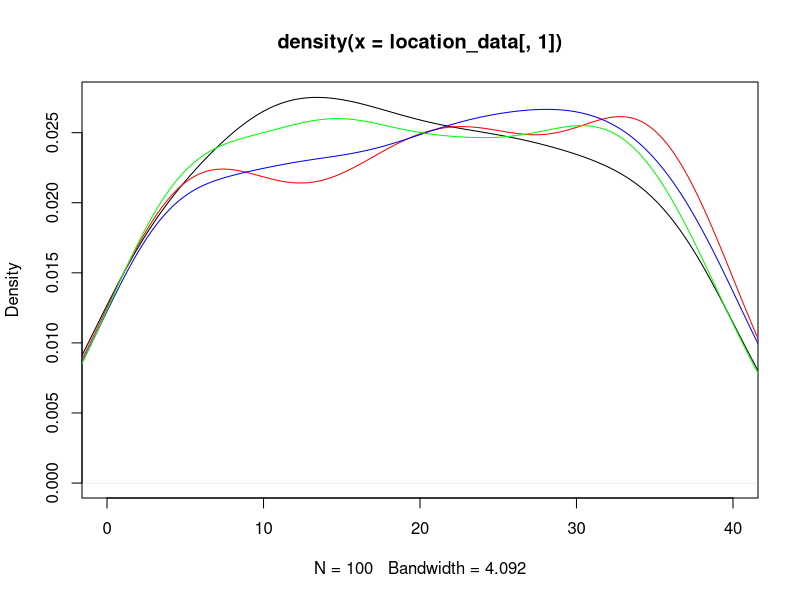
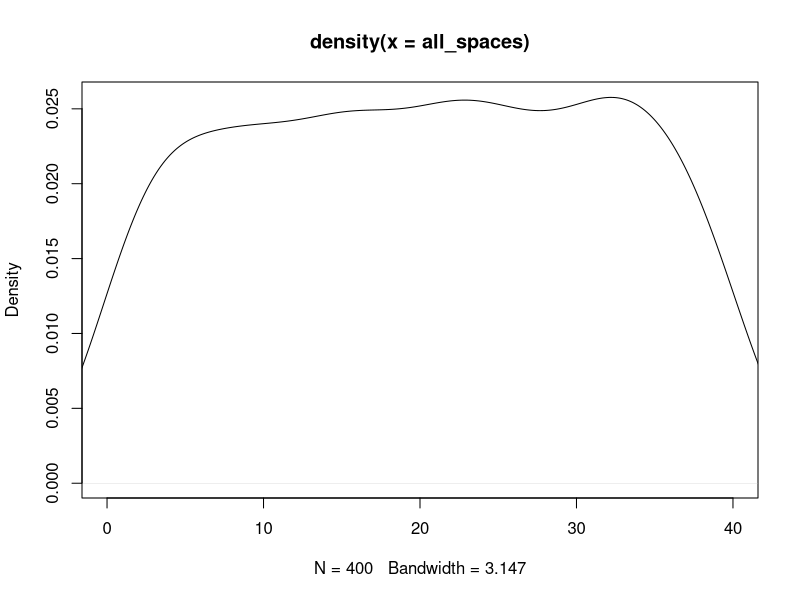
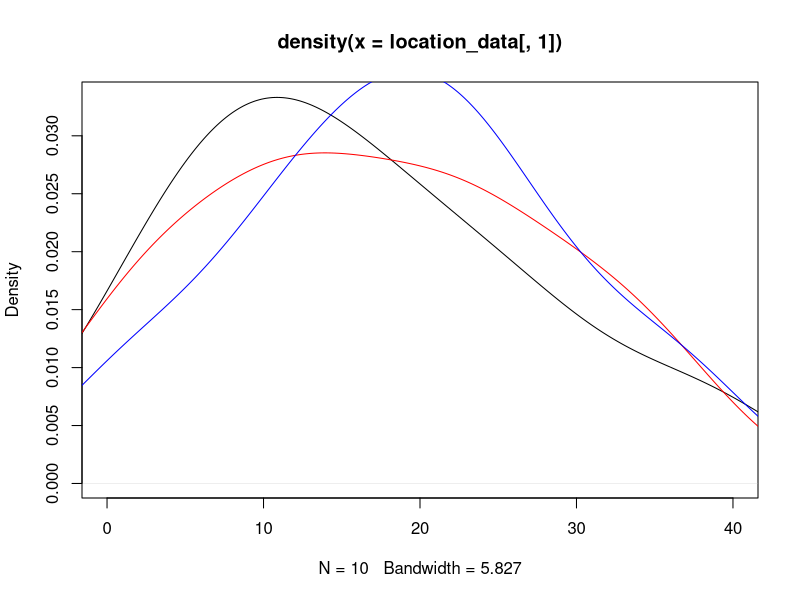
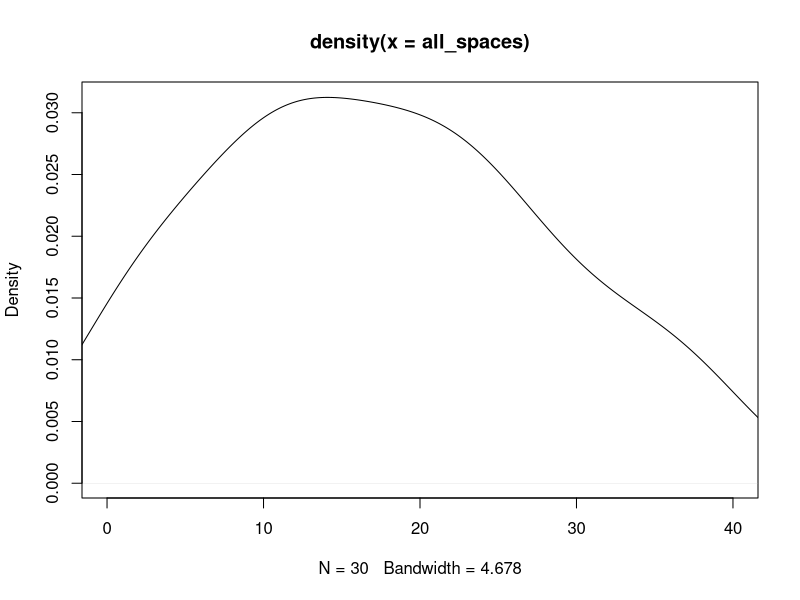

These figures' R source, in order: (Note: this script raises an error after producing the figures.)
## ---- chunk 1
knitr::opts_chunk$set(echo = TRUE)
## ---- chunk 2
#libraries
library(dplyr)
library(ggplot2)
## ---- chunk 3
#Kayleigh
##LET'S GET MOVING

monopolyBoard <- read.csv("MonopolyBoard.csv", header = T)
monopolyBoard

# Using dice rolls to determine where a player will land on the board
#input: "location"; a number 1-40; where the player is on the board
#output: the amount of spaces the player will move until they are on their new location

#note that this is only accounting for standard dice rolls, no special rules yet...

lets_move = function(location) {
  dice_roll_1 <- sample(1:6, 1, replace = TRUE)
  dice_roll_2 <- sample(1:6, 1, replace = TRUE)
  
  roll_total <- sum(dice_roll_1, dice_roll_2)
  roll_double <- dice_roll_1 == dice_roll_2
  
    location = location + roll_total
    
  if (location <= 40) {
    location = location
  } else {
    location = location - 40
  }
  
  space = monopolyBoard$name[monopolyBoard$spaces == location]
  
  print("You're moving forward...")
  print(roll_total)
  
  print("You're on space...")
  print(location)
  
  #print(space) #This prints out the name of the space that they land on. 
}

#testers
lets_move(1)
lets_move(25)
lets_move(38)
lets_move(40)



#A function to move players around the board and to play Monopoly!
#input: "turns"; the amount of turns we should take
#output: a player's new location on the board

lets_play = function(turns) {
  location = 1
  print("Starting Location: GO!")
  for (i in 1:turns) {
    location = lets_move(location)
  }
  print("You've landed on...")
  return(location)
}



lets_play(10) #tester #in this example if you look at a reference monopoly board and "walk" your way around the board with each move being the number in each output, you'll land on the space on the board corresponding to the final output (when counting "GO" as 1 and/or 40) 

#testers 
#"lets_move" and "lets_play" have both been edited to print out phrases for each roll and move to make it easier to determine how the player is moving. 
#"You're moving forward..." gives the player's roll
#"You're on space..." is the players position after 1 turn/"lets_move"
  # Later try to switch this print statement to the name of the spot that the player is on 
#"You've landed on..." gives the final location after running "lets_play" for "x" turns.
  # Later try to switch this print statement to the name of the spot that the player is on 

lets_play(3)
lets_play(10)

## ---- chunk 4
##DOUBLE DOWN

##WORK IN PROGRESS

#A function using dice rolls to determine how many spaces a player will move with the additional rules for "doubles" in Monopoly
#input: "location"; a number 1-40 where the player is on the board
#outut: the number of spaces the player will move on the board, with the special case of rolling three "doubles" and landing in jail
double_down = function(location) {
  dice_roll_1 <- sample(1:6, 1, replace = TRUE)
  dice_roll_2 <- sample(1:6, 1, replace = TRUE)
  
  roll_total <- sum(dice_roll_1, dice_roll_2)
  roll_double <- dice_roll_1 == dice_roll_2
  
  print("roll was")
  print(roll_total)
    
  if (roll_double) {
    
    dice_roll_3 <- sample(1:6, 1, replace = TRUE)
    dice_roll_4 <- sample(1:6, 1, replace = TRUE)
    
    roll_total_2 <- sum(dice_roll_3, dice_roll_4)
    roll_double_2 <- dice_roll_3 == dice_roll_4
    
    print("roll double was")
    print(roll_total_2)

    
    if (roll_double_2) {
      dice_roll_5 <- sample(1:6, 1, replace = TRUE)
      dice_roll_6 <- sample(1:6, 1, replace = TRUE)
      
      roll_total_3 <- sum(dice_roll_5, dice_roll_6)
      roll_double_3 <- dice_roll_5 == dice_roll_6
      
      print("roll double was")
      print(roll_total_3)
      
      if (roll_double_3) {
        location = 11 #Jail
        print("doubles, doubles, doubles")
        print("You're going to JAIL!")
        
      } else {
        location = location + roll_total + roll_total_2 + roll_total_3
        print("doubles, doubles, not doubles")
        print("You're moving forward...")
        print(roll_total + roll_total_2 + roll_total_3)
      }
    } else {
      location = location + roll_total + roll_total_2
      print("doubles, not doubles")
      print("You're moving forward...")
      print(roll_total+roll_total_2)
    }
  } else {
    location = location + roll_total
    print("no doubles")
    print("You're moving forward...")
    print(roll_total)
  }

    
  if (location <= 40) {
    location = location
  } else {
    location = location - 40
  }

  
  print("You're on space...")
  print(location)
}

double_down(1)
#text out in the function is kinda funky right but it's just to make sure its working right
#In final version switch all dice rolls to sample(1:6,...)

## ---- chunk 5
##CHANCE AND COMMUNITY CHEST CARDS
Card_Numbers <- c(1, 2, 3, 4, 5, 6, 7, 8, 9, 10, 11, 12, 13, 14, 15, 16)

Chance_Cards <- c("Advance to Boardwalk", "Advance to Go (Collect $200)", "Advance to Illinois Avenue. If you pass Go, collect $200", "Advance to St. Charles Place. If you pass Go, collect $200", "Advance to the nearest Railroad. If unowned, you may buy it from the Bank. If owned, pay owner twice the rental to which they are otherwise entitled", "Advance to the nearest Railroad. If unowned, you may buy it from the Bank. If owned, pay owner twice the rental to which they are otherwise entitled", "Advance token to nearest Utility. If unowned, you may buy it from the Bank. If owned, throw dice and pay owner a total ten times amount thrown", "Bank pays you dividend of $50", "Get Out of Jail Free", "Go Back 3 Spaces", "Go to Jail. Go directly to Jail, do not pass Go, do not collect $200", "Make general repairs on all your property. For each house pay $25. For each hotel pay $100", "Speeding fine $15", "Take a trip to Reading Railroad. If you pass Go, collect $200", "You have been elected Chairman of the Board. Pay each player $50", "Your building loan matures. Collect $150")

Chance <- data.frame(Chance_Cards, Card_Numbers)
Chance
##Chance cards to move a player to a new space:
  #1 -> Advance to Boardwalk (space 40)
  #2 -> Advance to Go (space 1)
  #3 -> Advance to Illinois Avenue (space 25)
  #4 -> Advance to St. Charles Place (space 12)
  #5 -> Advance to nearest Railroad (space(s) 6, 16, 26, 36)
  #6 -> Advance to nearest Railraod (space(s) 6, 16, 26, 36)
  #7 -> Advance to nearest Utility (space(s) 13, 29)
  #11 -> Go to Jail (space 11)
  #14 -> Take a trip to Reading Railroad (space 6)

Community_Chest_Cards <- c("Advance to Go (Collect $200)", "Bank error in your favor. Collect $200", "Doctor’s fee. Pay $50", "From sale of stock you get $50", "Get Out of Jail Free", "Go to Jail. Go directly to jail, do not pass Go, do not collect $200", "Holiday fund matures. Receive $100", "Income tax refund. Collect $20", "It is your birthday. Collect $10 from every player", "Life insurance matures. Collect $100", "Pay hospital fees of $100", "Pay school fees of $50", "Receive $25 consultancy fee", "You are assessed for street repair. $40 per house. $115 per hotel", "You have won second prize in a beauty contest. Collect $10", "You inherit $100")

Community_Chest <- data.frame(Community_Chest_Cards, Card_Numbers)
Community_Chest

##Community Chest Cards that move a player to a new space:
  #1 -> Advance to GO (space 1)
  #5 -> Go to Jail (space 11)

## ---- chunk 6
# heidi

#the function "who_goes_first" simulates the initial roll before the game begins in order to determine which player goes first
# input is a number of how many players are going to be playing
# output is the value of each players roll and the player that will start the game based on who had the highest roll
who_goes_first <- function(num_players){
  initial_rolls <- c()
  for (i in 1:num_players) {
    player_i_roll <- sum(sample(1:6, 2, replace=TRUE))
    initial_rolls <- c(initial_rolls, player_i_roll) # vector of every player's roll
    print(paste("Player", i, "rolled", player_i_roll))
  }
  cat("\n")
  if(sum(initial_rolls == max(initial_rolls)) >= 2){
    while (sum(initial_rolls == max(initial_rolls)) >= 2) { # if players tied for highest number
      tied_players <- which(initial_rolls==max(initial_rolls)) # identify which players tied
      print("It's a tie! Roll again")
      cat("\n")
      tie_breaker_rolls <- c()
      for (i in tied_players) { # tied players roll again
       player_i_roll2 <- sum(sample(1:6, 2, replace=TRUE))
       tie_breaker_rolls <- c(tie_breaker_rolls, player_i_roll2)
       print(paste("Player", i, "rolled", player_i_roll2))
      }
      initial_rolls <- tie_breaker_rolls
      highest_roll <- max(tie_breaker_rolls)
      highest_player2 <- tied_players[which(tie_breaker_rolls == highest_roll)]
    }
    cat("\n")
    print(paste("Player", highest_player2, "goes first!"))
  }
  else {
    highest_player <- which.max(initial_rolls) # who rolled the highest number
    print(paste("Player", highest_player, "goes first!"))
  }
}

who_goes_first(4) # test function

## ---- chunk 7
# Olivia
# Website for data: https://stat-jet-asu.github.io/Datasets/InstructorDescriptions/monopoly.html

monopolyBoard <- read.csv("MonopolyBoard.csv", header = T)
head(monopolyBoard)

# This section is for question number 2

# Kayleigh's lets_play function from above incorporating players and density plots
# uses lets_move function from above
# input: turns, # of turns to iterate through; players, number of players (2-4)
# output: density plot with a line for each player's frequency of spaces landed on 
# & density plot for the combined frequency of spaces landed on for all players

lets_play = function(turns, players) {
  location_data <- as.data.frame(matrix(nrow = turns, ncol = players))
  
for (j in 1:players) {
  location = 1
  
  for (i in 1:turns) {
    
    location = lets_move(location)
    location_data[i,j] <- location
    }
  }
  
  # creates density plot of frequency of landing on each space for each player
  plot(density(location_data[,1]), xlim = c(0,40), col = "black")
  
  colors <- c("red", "blue", "green")
  
  for (k in 2:players) {
  lines(density(location_data[,k]), col = colors[k-1]) # adds a density line for each player after the first
  }
  
  # creates density plot for total frequency landing on each space (all players spaces included)
  all_spaces <- as.vector(as.matrix(location_data))
  plot(density(all_spaces), xlim = c(0,40), col = "black")
}
lets_play(100, 4)

## ---- chunk 8
who_goes_first2 <- function(num_players){
  initial_rolls <- c()
  for (i in 1:num_players) {
    player_i_roll <- sum(sample(1:6, 2, replace=TRUE))
    initial_rolls <- c(initial_rolls, player_i_roll) # vector of every player's roll
#    print(paste("Player", i, "rolled", player_i_roll))
  }
  cat("\n")
  if(sum(initial_rolls == max(initial_rolls)) >= 2){
    while (sum(initial_rolls == max(initial_rolls)) >= 2) { # if players tied for highest number
      tied_players <- which(initial_rolls==max(initial_rolls)) # identify which players tied
#      print("It's a tie! Roll again")
#      cat("\n")
      tie_breaker_rolls <- c()
      for (i in tied_players) { # tied players roll again
       player_i_roll2 <- sum(sample(1:6, 2, replace=TRUE))
       tie_breaker_rolls <- c(tie_breaker_rolls, player_i_roll2)
#       print(paste("Player", i, "rolled", player_i_roll2))
      }
      initial_rolls <- tie_breaker_rolls
      highest_roll <- max(tie_breaker_rolls)
      highest_player2 <- tied_players[which(tie_breaker_rolls == highest_roll)]
    }
#    cat("\n")
#    print(paste("Player", highest_player2, "goes first!"))
  }
  else {
    highest_player <- which.max(initial_rolls) # who rolled the highest number
#    print(paste("Player", highest_player, "goes first!"))
#    return(highest_player)
  
    
  # creating player order
  player_order <- length(num_players)
  player_order[1] <- as.integer(highest_player)

 for (j in 2:num_players) {
    
  player_order[j] <- as.integer(player_order[j-1] + 1)
  if (player_order[j] > num_players) {
    player_order[j] <- 1
  }
 }
  print(player_order)
  }
  
  playerlist <- (list(highest_player, player_order))
  return(playerlist)
}

#who_goes_first2(4)

## ---- chunk 9
# Question number 3 -- including jail and double rolls

lets_move2 = function(location) {
  dice_roll_1 <- sample(1:6, 1, replace = TRUE)
  dice_roll_2 <- sample(1:6, 1, replace = TRUE)
  
  roll_total <- sum(dice_roll_1, dice_roll_2)
  roll_double <- dice_roll_1 == dice_roll_2
  
    location = location + roll_total # updates location to be previous location + roll total
    double3 = "false" # double3 is assigned "true" if the player double rolls 3x (as seen in if statement below), otherwise it is assigned "false" 
    
  # first double roll -> roll again
  if (roll_double == TRUE) {
    dice_roll_3 <- sample(1:6, 1, replace = TRUE)
    dice_roll_4 <- sample(1:6, 1, replace = TRUE)
    
    roll_total2 <- sum(dice_roll_3, dice_roll_4)
    roll_double2 <- dice_roll_3 == dice_roll_4
    
    location = location + roll_total2
    double3 = "false"
    
    # if player is at a location past 40, subtract 40 so they go back to the GO space at location "41"
    # this is included in each if statement below so that it applies if player has to roll again
    if (location <= 40) {
      location = location
    } else {
      location = location - 40
    }
     
      # second double roll -> roll again
      if (roll_double2 == TRUE) {
        dice_roll_5 <- sample(1:6, 1, replace = TRUE)
        dice_roll_6 <- sample(1:6, 1, replace = TRUE)
    
        roll_total3 <- sum(dice_roll_5, dice_roll_6)
        roll_double3 <- dice_roll_5 == dice_roll_6
    
        location = location + roll_total3
        double3 = "false"
        
        if (location <= 40) {
          location = location
        } else {
          location = location - 40
        }
        
        # third double roll -> go to jail
          if (roll_double3 == TRUE) {
            location = monopolyBoard$spaces[monopolyBoard$name == "Jail"]
            double3 = "true"
          }
      }
  }  
    
  if (location <= 40) {
    location = location
  } else {
    location = location - 40
  }
  
  listdata <- (list(location, double3)) # creates list for outputs "location" and "double3"
  # if you need to access location from this function, use lets_move2(location)[[1]]
  # if you need to access double3, use lets_move2(double3)[[2]]
  return(listdata)
  
}


# lets_play2 is currently set up to have each player go thru all their turns and then move onto the next player
# probably need to fix this for question 5

## ---- chunk 10

lets_play2 = function(turns, players) {
  
  
  location_data <- as.data.frame(matrix(nrow = turns, ncol = players)) # dataframe will keep data for locations of players for each turn
  double3data <- as.data.frame(matrix(nrow = turns, ncol = players)) # dataframe will say "true" if player double rolled 3x (which lands them in jail) and "false" if they didn't double roll 3x
  
    # puts players in order
    colnames(location_data) <- who_goes_first2(players)[[2]]
  
    location = 1 # each player starts at location 1
    location_data[1,] <- location
    double3 = 0 # initializing "double3" which will be later assigned a "true" or "false" based on if player double rolled 3x
  
    for (i in 2:turns) { # iterates through number of turns
      
        for (j in 1:players) { # rotates through each player
          
        location = lets_move2(location_data[i-1,j])[[1]] # takes location from lets_move2 function and assigns it to location
        location_data[i,j] <- as.integer(location) # puts location value into the dataframe of locations for each player
        double3data[i,j] <- lets_move2(double3)[[2]] # takes "true" or "false" value from double3 and adds it to double3data dataframe
        
      # deals with landing in jail from "go to jail" space and staying there for next 3 turns
      if (31 %in% location_data[i-1,j]) { # if you landed on 31 in the last turn (i-1 turn), you go to jail (space 11) for the ith turn
        location <- 11
        location_data[i,j] <- as.integer(location) # new location is 11
      } else if (11 %in% location_data[i-1,j] & 31 %in% location_data[i-2,j]) { # if you were on space 11 last turn AND you were on space 31 2 turns ago, you stay in jail (space 11) for turn i
        location <- 11
        location_data[i,j] <- as.integer(location)  
      } else if (11 %in% location_data[i-2,j] & 31 %in% location_data[i-3,j]) {
        location <- 11
        location_data[i,j] <- as.integer(location)
      }
        
      # landing in jail from 3x double roll and staying there for next 3 turns
      if (11 %in% location_data[i,j] & "true" %in% double3data[i-1,j]) { # if player's location is 11 (jail) and double3data is"true" (player double rolled 3x), player stays in jail. all 3 if/else if statements keep player in jail for the next 3 turns
        location <- 11
        location_data[i,j] <- as.integer(location)
      } else if (11 %in% location_data[i-1,j] & "true" %in% double3data[i-2,j]) { # 
        location <- 11
        location_data[i,j] <- as.integer(location)
      } else if (11 %in% location_data[i-2,j] & "true" %in% double3data[i-3,j]) {
        location <- 11
        location_data[i,j] <- as.integer(location)
      }
        
    }
  }
  print(location_data)
  
  # creates density plot of frequency of landing on each space for each player
  plot(density(location_data[,1]), xlim = c(0,40), col = "black")
  
  colors <- c("red", "blue", "green")
  
  for (k in 2:players) {
    lines(density(location_data[,k]), col = colors[k-1]) # adds a density line for each player after the first
  }
  
  # creates density plot for total frequency landing on each space (all players spaces included)
  all_spaces <- as.vector(as.matrix(location_data))
  plot(density(all_spaces), xlim = c(0,40), col = "black")
  
}
 
lets_play2(10, 3)

location_data

# how should we go about recording spaces landed on when double rolls occur?

## ---- chunk 11
# olivia (ignore this its a work in progress)
# Figure out how to have players pay and recieve money from landing on chance and community chest spaces

     if(draw_card == 5){
        if(location >= 37 && location <= 5){
              location = 6
              
              
            } else if (location >= 6 && location <= 15){
                location = 16
              } else {
                if(location >= 16 && location <= 25){
                  location = 26
                } else {
                  location = 36
                }
              }
            }
  
    if(draw_card == 6){
        if(location >= 37 && location <= 5){
              location = 6
            } else {
              if (location >= 6 && location <= 15){
                location = 16
              } else {
                if(location >= 16 && location <= 25){
                  location = 26
                } else {
                  location = 36
                }
              }
            }
    }

#################



##########

# replaces NAs in rent_0 column with 0s
monopolyBoard$rent_0[is.na(monopolyBoard$rent_0) == TRUE] <- as.integer(0)

lets_play_idk = function(turns, players) {
  
  location_data <- as.data.frame(matrix(nrow = turns, ncol = players))
  double3data <- as.data.frame(matrix(nrow = turns, ncol = players))
  player_bank_data <- data.frame(matrix(nrow = 2, ncol = players))
  
    colnames(location_data) <- who_goes_first2(players)[[2]]
  
    location = 1
    location_data[1,] <- location
    double3 = 0
  
    for (i in 2:turns) {
      
        for (j in 1:players) {
          
        location = lets_move3(location_data[i-1,j])[[1]]
        location_data[i,j] <- as.integer(location)
        double3data[i,j] <- lets_move3(double3)[[2]]
        
      # deals with landing in jail from "go to jail" space and staying there for next 3 turns
      if (31 %in% location_data[i-1,j]) { # if you land on 31 (go to jail), next location is in jail (space 11)
        location <- 11
        location_data[i,j] <- as.integer(location)
      } else if (11 %in% location_data[i-1,j] & 31 %in% location_data[i-2,j]) {
        location <- 11
        location_data[i,j] <- as.integer(location)
      } else if (11 %in% location_data[i-2,j] & 31 %in% location_data[i-3,j]) {
        location <- 11
        location_data[i,j] <- as.integer(location)
      }
        
      # landing in jail from 3x double roll and staying there for next 3 turns
      if (11 %in% location_data[i,j] & "true" %in% double3data[i-1,j]) { # "true" means player double rolled 3x -> jail
        location <- 11
        location_data[i,j] <- as.integer(location)
      } else if (11 %in% location_data[i-1,j] & "true" %in% double3data[i-2,j]) { # 
        location <- 11
        location_data[i,j] <- as.integer(location)
      } else if (11 %in% location_data[i-2,j] & "true" %in% double3data[i-3,j]) {
        location <- 11
        location_data[i,j] <- as.integer(location)
      }

        
      # updating banks when players land on each others properties
      if(location == 2 || location == 4 || location == 6 || location == 7 || location == 9 || location == 10 || location == 12 || location == 13 || location == 14 || location == 15 || location == 16 || location == 17 || location == 19 || location == 20 || location == 22 || location == 24 || location == 25 || location == 26 || location == 27 || location == 28 || location == 29 || location == 30 || location == 32 || location == 33 || location == 35 || location == 36 || location == 38 || location == 40) {
            
      location = location
      spot <- which(Property_Statuses$Space == location)
      cost <- which(monopolyBoard$spaces == location)
      owned_by_player <- Property_Statuses$Owned_By_Player[spot]
        
      The_Players$Player_Bank[owned_by_player] <- The_Players$Player_Bank[owned_by_player] + monopolyBoard$rent_0[cost]
      The_Players$Player_Bank[j] <- The_Players$Player_Bank[j] - monopolyBoard$rent_0[cost]
          }
    }
  }
  print(location_data)
  print(double3data)
  print(The_Players)
  
  # creates density plot of frequency of landing on each space for each player
  plot(density(location_data[,1]), xlim = c(0,40), col = "black")
  
  plot(location_data[,1], xlim= c(0,40), col="black", type="h", xlab="Spaces", ylab="Frequency", main="Frequency of Landing on Each Space for Each Player")
  
  colors <- c("red", "blue", "green")
  
  for (k in 2:players) {
    lines(density(location_data[,k]), col = colors[k-1]) # adds a density line for each player after the first
  }
  
  # creates density plot for total frequency landing on each space (all players spaces included)
  all_spaces <- as.vector(as.matrix(location_data))
  plot(density(all_spaces), xlim = c(0,40), col = "black")
 
}

lets_play_idk(10, 4)

## ---- chunk 12
#4 - Kayleigh and Maddie 
#Chance - spaces 8, 23, 37
#Community Chest - spaces 3, 18, 34
Chance

Drawing_Chance = function(location) {
  location = location
  draw_card <- sample(1:16, 1, replace = TRUE)
  player_card <- Chance$Chance_Cards[draw_card]
  print(player_card)

  
      if(draw_card == 1) {
        location = 1
      }
      
      if(draw_card == 2) {
        location = 1
      }
      
      if(draw_card == 3) {
        location = 25
      }
  
      if(draw_card == 4){
        location = 12
      }
  
      if(draw_card == 5){
        if(location >= 37 && location <= 5){
              location = 6
            } else {
              if (location >= 6 && location <= 15){
                location = 16
              } else {
                if(location >= 16 && location <= 25){
                  location = 26
                } else {
                  location = 36
                }
              }
            }
    }
  
    if(draw_card == 6){
        if(location >= 37 && location <= 5){
              location = 6
            } else {
              if (location >= 6 && location <= 15){
                location = 16
              } else {
                if(location >= 16 && location <= 25){
                  location = 26
                } else {
                  location = 36
                }
              }
            }
    }
  
    if(draw_card == 7){
        if(location >= 29 && location <= 12){
              location = 13
            } else {
              location = 29
    }
  }
  
    if(draw_card == 11) {
      location = 11
    }
  
    if(draw_card == 14) {
      location = 6
    }
  
    if(draw_card == 10) {
      location = location - 3
    }
  
    location = location
    return(location)
}

Drawing_Chance(8)
Drawing_Chance(23)
Drawing_Chance(37)

Drawing_Community_Chest = function(location) {
  location = location
  draw_card_chest <- sample(1:16, 1, replace = TRUE)
  player_card_chest <- Community_Chest$Community_Chest_Cards[draw_card_chest]
  print(player_card_chest)
  print(location)
  
  if (draw_card_chest == 1) {
    location = 1
  } else {
    if (draw_card_chest == 6) {
    location = 11
    } else {
      location = location
    }
  
  }
  
  location = location 
  return(location)
}

Drawing_Community_Chest(3)
Drawing_Community_Chest(18)
Drawing_Community_Chest(34)

lets_move3 = function(location) {
  dice_roll_1 <- sample(1:6, 1, replace = TRUE)
  dice_roll_2 <- sample(1:6, 1, replace = TRUE)
  
  roll_total <- sum(dice_roll_1, dice_roll_2)
  roll_double <- dice_roll_1 == dice_roll_2
  
    location = location + roll_total
    double3 = "false"
  
  print("your roll total is...")
  print(roll_total)

  if (location <= 40) {
      location = location
  } else {
      location = location - 40
  }
   
  print("your location is...")
  print(location)
  
  if(location == 8 || location == 23 || location == 27) {
    location = Drawing_Chance(location)
    print("your location is...")
    print(location)
  }
  
  if(location == 3 || location == 18 || location == 34) {
    location = Drawing_Community_Chest(location)
    print("your location is...")
    print(location)
  }
    
  # first double roll -> roll again
  if (roll_double == TRUE) {
    dice_roll_3 <- sample(1:6, 1, replace = TRUE)
    dice_roll_4 <- sample(1:6, 1, replace = TRUE)
    
    roll_total2 <- sum(dice_roll_3, dice_roll_4)
    roll_double2 <- dice_roll_3 == dice_roll_4
    
    location = location + roll_total2
    double3 = "false"
    print("1 double")
    
    if (location <= 40) {
      location = location
    } else {
      location = location - 40
    }
    
    
    if(location == 8 || location == 23 || location == 27) {
    location = Drawing_Chance(location)
    }
  
  if(location == 3 || location == 18 || location == 34) {
    location = Drawing_Community_Chest(location)
    }
     
      # second double roll -> roll again
      if (roll_double2 == TRUE) {
        dice_roll_5 <- sample(1:6, 1, replace = TRUE)
        dice_roll_6 <- sample(1:6, 1, replace = TRUE)
    
        roll_total3 <- sum(dice_roll_5, dice_roll_6)
        roll_double3 <- dice_roll_5 == dice_roll_6
    
        location = location + roll_total3
        double3 = "false"
        print("2 doubles")
        
        if (location <= 40) {
          location = location
        } else {
          location = location - 40
        }
        
        if(location == 8 || location == 23 || location == 27) {
          location = Drawing_Chance(location)
        }
  
        if(location == 3 || location == 18 || location == 34) {
          location = Drawing_Community_Chest(location)
         
        }
        
        # third double roll -> go to jail
          if (roll_double3 == TRUE) {
            location = monopolyBoard$spaces[monopolyBoard$name == "Jail"]
            double3 = "true"
            print("three doubles")
          }
      }
  }  
   
  location = location 
  
  print("your location is...")
  print(location)
  listdata <- (list(location, double3))
  return(listdata)
  
}

lets_move3(1)


lets_play3 = function(turns, players) {
  
  location_data <- as.data.frame(matrix(nrow = turns, ncol = players))
  double3data <- as.data.frame(matrix(nrow = turns, ncol = players))
  
    colnames(location_data) <- who_goes_first2(players)[[2]]
  
    location = 1
    location_data[1,] <- location
    double3 = 0
  
    for (i in 2:turns) {
      
        for (j in 1:players) {
          
        location = lets_move3(location_data[i-1,j])[[1]]
        location_data[i,j] <- as.integer(location)
        double3data[i,j] <- lets_move3(double3)[[2]]
        
      # deals with landing in jail from "go to jail" space and staying there for next 3 turns
      if (31 %in% location_data[i-1,j]) { # if you land on 31 (go to jail), next location is in jail (space 11)
        location <- 11
        location_data[i,j] <- as.integer(location)
      } else if (11 %in% location_data[i-1,j] & 31 %in% location_data[i-2,j]) {
        location <- 11
        location_data[i,j] <- as.integer(location)
      } else if (11 %in% location_data[i-2,j] & 31 %in% location_data[i-3,j]) {
        location <- 11
        location_data[i,j] <- as.integer(location)
      }
        
      # landing in jail from 3x double roll and staying there for next 3 turns
      if (11 %in% location_data[i,j] & "true" %in% double3data[i-1,j]) { # "true" means player double rolled 3x -> jail
        location <- 11
        location_data[i,j] <- as.integer(location)
      } else if (11 %in% location_data[i-1,j] & "true" %in% double3data[i-2,j]) { # 
        location <- 11
        location_data[i,j] <- as.integer(location)
      } else if (11 %in% location_data[i-2,j] & "true" %in% double3data[i-3,j]) {
        location <- 11
        location_data[i,j] <- as.integer(location)
      }
        
    }
  }
  print(location_data)
  print(double3data)


  
  # creates density plot of frequency of landing on each space for each player
  plot(density(location_data[,1]), xlim = c(0,40), col = "black")
  
  plot(location_data[,1], xlim= c(0,40), col="black", type="h", xlab="Spaces", ylab="Frequency", main="Frequency of Landing on Each Space for Each Player")
  
  colors <- c("red", "blue", "green")
  
  for (k in 2:players) {
    lines(density(location_data[,k]), col = colors[k-1]) # adds a density line for each player after the first
  }
  
  # creates density plot for total frequency landing on each space (all players spaces included)
  all_spaces <- as.vector(as.matrix(location_data))
  plot(density(all_spaces), xlim = c(0,40), col = "black")
  
}


lets_play3(100, 4)

## ---- chunk 13

#use lets_move2 for freq plot

 
## ---- chunk 14
#hello
dice_roll <- sum(sample(1:6, 2, replace = TRUE))
dice_roll

Drawing_Chance = function(location) {
  location = location
  draw_card <- sample(1:16, 1, replace = TRUE)
  player_card <- Chance$Chance_Cards[draw_card]
  print(player_card)

  
      if(draw_card == 1) {
        location = 1
      }
      
      if(draw_card == 2) {
        location = 1
        Player_Bank = Player_Bank + 200
      }
      
      if(draw_card == 3) {
        if(location > 25){
          Player_Bank = Player_Bank + 200
        }else{
          Player_Bank = Player_Bank
    }
        location = 25
      }
  
      if(draw_card == 4){
        if(location > 13 ){
          Player_Bank = Player_Bank + 200
        }else{
          Player_Bank = Player_Bank
    }
        location = 12
      }
  
      if(draw_card == 5){
        if(location >= 37 && location <= 5){
              location = 6
            } else {
              if (location >= 6 && location <= 15){
                location = 16
              } else {
                if(location >= 16 && location <= 25){
                  location = 26
                } else {
                  location = 36
                }
              }
            }
    }
  
    if(draw_card == 6){
        if(location >= 37 && location <= 5){
              location = 6
            } else {
              if (location >= 6 && location <= 15){
                location = 16
              } else {
                if(location >= 16 && location <= 25){
                  location = 26
                } else {
                  location = 36
                }
              }
            }
    }
  
    if(draw_card == 7){
        if(location >= 29 && location <= 12){
              location = 13
            } else {
              location = 29
    }
    }
  
    if(draw_card == 8){
      Player_Bank = Player_Bank + 50
    }
  
    if(draw_card == 10) {
      location = location - 3
    }
  
    if(draw_card == 11) {
      location = 11
    }
  
    if(draw_card == 13){
      Player_Bank = Player_Bank - 15
    }
  
    if(draw_card == 14) {
      if(location > 6){
        Player_Bank = Player_Bank + 200
      }else{
        Player_Bank = Player_Bank
    }
      location = 6
    }
  
    if(draw_card == 16){
      Player_Bank = Player_Bank + 150
    }
  
   
    location = location
    return(location)
}

Drawing_Community_Chest = function(location) {
  location = location
  draw_card_chest <- sample(1:16, 1, replace = TRUE)
  player_card_chest <- Community_Chest$Community_Chest_Cards[draw_card_chest]
  print(player_card_chest)
  print(location)
  
  
  if (draw_card_chest == 1) {
    location = 1
    Player_Bank = Player_Bank + 200
  }
  
  #Bank error in your favor. Collect $200
  if(draw_card_chest == 2){
    Player_Bank = Player_Bank + 200
  }
  
  #Doctor’s fee. Pay $50
  if(draw_card_chest == 3){
    Player_Bank = Player_Bank - 50
  }
  
  #From sale of stock you get $50
  if(draw_card_chest == 4){
    Player_Bank = Player_Bank + 50
  }
  
  if(draw_card_chest == 6) {
    location = 11
  }
  
  #Holiday fund matures. Receive $100
  if(draw_card_chest == 7){
    Player_Bank = Player_Bank + 100
  }
  
  #Income tax refund. Collect $20
  if(draw_card_chest == 8){
    Player_Bank = Player_Bank + 20
  }
  
  #Life insurance matures. Collect $100
  if(draw_card_chest == 10){
    Player_Bank = Player_Bank + 100
  }
  
  #Pay hospital fees of $100
  if(draw_card_chest == 11){
    Player_Bank = Player_Bank - 100
  }
  
  #Pay school fees of $50
  if(draw_card_chest == 12){
    Player_Bank = Player_Bank - 50
  }
  
  #Receive $25 consultancy fee
  if(draw_card_chest == 13){
    Player_Bank = Player_Bank + 25
  }
  
  #You have won second prize in a beauty contest. Collect $10
  if(draw_card_chest == 15){
    Player_Bank = Player_Bank + 10
  }
  
  #You inherit $100
  if(draw_card_chest == 16){
    Player_Bank = Player_Bank + 100
  }
  
  location = location 
  return(location)
}

Drawing_Community_Chest(10) # test

Chance
Community_Chest
## ---- chunk 15
library(tidyverse)
## ---- chunk 16
Players <- c("Player 1", "Player 2", "Player 3", "Player 4")
Player_Bank <- c(1250, 1250, 1250, 1250)
The_Players <- data.frame(Players, Player_Bank)

Property <- c("Mediterranean", "Baltic", "Reading Railroad", "Oriental", "Vermot", "Connecticut", "St. Charles", "Electric Company", "States", "Virginia", "Pennsylvania Railroad", "St. James", "Tennessee", "New York", "Kentucky", "Indiana", "Illinios", "B&O Railroad", "Atlantic", "Ventnor", "Water Works", "Marvin Gardens", "Pacific", "N. Carolina", "Pennsylvania", "Short Line Railroad", "Park Place", "Boardwalk")
Owned_By_Player <- sample(1:4, 28, replace = TRUE)
Space <- c(2, 4, 6, 7, 9, 10, 12, 13, 14, 15, 16, 17, 19, 20, 22, 24, 25, 26, 27, 28, 29, 30, 32, 33, 35, 36, 38, 40)
Property_Statuses <- data.frame(Property, Space, Owned_By_Player)
Property_Statuses


Updating_Player_Bank <- function(location, j) {
  if(location == 2 || location == 4 || location == 6 || location == 7 || location == 9 || location == 10 || location == 12 || location == 13 || location == 14 || location == 15 || location == 16 || location == 17 || location == 19 || location == 20 || location == 22 || location == 24 || location == 25 || location == 26 || location == 27 || location == 28 || location == 29 || location == 30 || location == 32 || location == 33 || location == 35 || location == 36 || location == 38 || location == 40){
    
    location = location
    spot <- which(Property_Statuses$Space == location)
    cost <- which(monopolyBoard$spaces == location)
    owned_by_player <- Property_Statuses$Owned_By_Player[spot]
    
    The_Players$Player_Bank[owned_by_player] <- The_Players$Player_Bank[owned_by_player] + monopolyBoard$rent_0[cost]
    
    The_Players$Player_Bank[j] <- The_Players$Player_Bank[j] - monopolyBoard$rent_0[cost]
    
    The_Players
  }
}

Updating_Player_Bank(2, 3)

lets_move3 = function(location) {
  dice_roll_1 <- sample(1:6, 1, replace = TRUE)
  dice_roll_2 <- sample(1:6, 1, replace = TRUE)
  
  roll_total <- sum(dice_roll_1, dice_roll_2)
  roll_double <- dice_roll_1 == dice_roll_2
  
    location = location + roll_total
    double3 = "false"


  if (location <= 40) {
      location = location
  } else {
      location = location - 40
  }

  if(location == 8 || location == 23 || location == 27) {
    location = Drawing_Chance(location)

  }
  
  if(location == 3 || location == 18 || location == 34) {
    location = Drawing_Community_Chest(location)

  }

Updating_Player_Bank(location, j)

  # first double roll -> roll again
  if (roll_double == TRUE) {
    dice_roll_3 <- sample(1:6, 1, replace = TRUE)
    dice_roll_4 <- sample(1:6, 1, replace = TRUE)
    
    roll_total2 <- sum(dice_roll_3, dice_roll_4)
    roll_double2 <- dice_roll_3 == dice_roll_4
    
    location = location + roll_total2
    double3 = "false"

    
    if (location <= 40) {
      location = location
    } else {
      location = location - 40
    }
    
    
    if(location == 8 || location == 23 || location == 27) {
    location = Drawing_Chance(location)
    }
  
  if(location == 3 || location == 18 || location == 34) {
    location = Drawing_Community_Chest(location)
    }
    
    Updating_Player_Bank(location, j)
    
      # second double roll -> roll again
      if (roll_double2 == TRUE) {
        dice_roll_5 <- sample(1:6, 1, replace = TRUE)
        dice_roll_6 <- sample(1:6, 1, replace = TRUE)
    
        roll_total3 <- sum(dice_roll_5, dice_roll_6)
        roll_double3 <- dice_roll_5 == dice_roll_6
    
        location = location + roll_total3
        double3 = "false"
        
        if (location <= 40) {
          location = location
        } else {
          location = location - 40
        }
        
        if(location == 8 || location == 23 || location == 27) {
          location = Drawing_Chance(location)
        }
  
        if(location == 3 || location == 18 || location == 34) {
          location = Drawing_Community_Chest(location)
         
        }
        
        Updating_Player_Bank(location, j)
        
        # third double roll -> go to jail
          if (roll_double3 == TRUE) {
            location = monopolyBoard$spaces[monopolyBoard$name == "Jail"]
            double3 = "true"
          }
      }
  }  
   
  location = location 
}

lets_move3(2)


lets_play4 = function(turns, players) {
  
  location_data <- as.data.frame(matrix(nrow = turns, ncol = players))
  double3data <- as.data.frame(matrix(nrow = turns, ncol = players))
  players_banks <- as.data.frame(matrix(nrow = turns, ncol = players))

print(Property_Statuses)

  for (j in 1:players) {
    location = 1
    double3 = 0
    
    
    for (i in 1:turns) {
        print("player")
        print(j)
        location = lets_move3(location)[[1]]
        location_data[i,j] <- as.integer(location)
        double3data[i,j] <- lets_move3(double3)[[2]]

                
      # deals with landing in jail from "go to jail" space and staying there for next 3 turns
      if (31 %in% location_data[i-1,j]) { # if you land on 31 (go to jail), next location is in jail (space 11)
        location <- 11
        location_data[i,j] <- as.integer(location)
      } else if (11 %in% location_data[i-1,j] & 31 %in% location_data[i-2,j]) {
        location <- 11
        location_data[i,j] <- as.integer(location)
      } else if (11 %in% location_data[i-2,j] & 31 %in% location_data[i-3,j]) {
        location <- 11
        location_data[i,j] <- as.integer(location)
      }
        
      # landing in jail from 3x double roll and staying there for next 3 turns
      if (11 %in% location_data[i,j] & "true" %in% double3data[i-1,j]) { # "true" means player double rolled 3x -> jail
        location <- 11
        location_data[i,j] <- as.integer(location)
      } else if (11 %in% location_data[i-1,j] & "true" %in% double3data[i-2,j]) { # 
        location <- 11
        location_data[i,j] <- as.integer(location)
      } else if (11 %in% location_data[i-2,j] & "true" %in% double3data[i-3,j]) {
        location <- 11
        location_data[i,j] <- as.integer(location)
      }
  
      
    }
  }
  
print(location_data)
return(The_Players)

}

lets_play4(1,4)
## ---- chunk 17
monopolyBoard
Players <- c("Player 1", "Player 2", "Player 3", "Player 4")
Player_Bank <- c(1250, 1250, 1250, 1250)
The_Players <- data.frame(Players, Player_Bank)

Property <- c("Mediterranean", "Baltic", "Reading Railroad", "Oriental", "Vermot", "Connecticut", "St. Charles", "Electric Company", "States", "Virginia", "Pennsylvania Railroad", "St. James", "Tennessee", "New York", "Kentucky", "Indiana", "Illinios", "B&O Railroad", "Atlantic", "Ventnor", "Water Works", "Marvin Gardens", "Pacific", "N. Carolina", "Pennsylvania", "Short Line Railroad", "Park Place", "Boardwalk")
Owned_By_Player <- sample(1:4, 28, replace = TRUE)
Space <- c(2, 4, 6, 7, 9, 10, 12, 13, 14, 15, 16, 17, 19, 20, 22, 24, 25, 26, 27, 28, 29, 30, 32, 33, 35, 36, 38, 40)
Property_Statuses <- data.frame(Property, Space, Owned_By_Player)
Property_Statuses


Updating_Player_Bank <- function(location, j) {
  if(location == 2 || location == 4 || location == 6 || location == 7 || location == 9 || location == 10 || location == 12 || location == 13 || location == 14 || location == 15 || location == 16 || location == 17 || location == 19 || location == 20 || location == 22 || location == 24 || location == 25 || location == 26 || location == 27 || location == 28 || location == 29 || location == 30 || location == 32 || location == 33 || location == 35 || location == 36 || location == 38 || location == 40){
    location = location
    spot <- which(Property_Statuses$Space == location)
    cost <- which(monopolyBoard$spaces == location)
    owned_by_player <- Property_Statuses$Owned_By_Player[spot]
    The_Players$Player_Bank[owned_by_player] <- The_Players$Player_Bank[owned_by_player] + monopolyBoard$cost[cost]
    The_Players$Player_Bank[owned_by_player]
    The_Players
    
    The_Players$Player_Bank[owned_by_player] <- The_Players$Player_Bank[owned_by_player] + monopolyBoard$rent_0[cost]
    
    The_Players$Player_Bank[j] <- The_Players$Player_Bank[j] - monopolyBoard$rent_0[cost]
    
    return(The_Players)

  }
}

Updating_Player_Bank(12, 3)
## ---- chunk 18
lets_move4 = function(location) {
  dice_roll_1 <- sample(1:6, 1, replace = TRUE)
  dice_roll_2 <- sample(1:6, 1, replace = TRUE)
  
  roll_total <- sum(dice_roll_1, dice_roll_2)
  roll_double <- dice_roll_1 == dice_roll_2
  
    location = location + roll_total
    double3 = "false"
    
    j=2

  if (location <= 40) {
      location = location
      Updating_Player_Bank(location, j)
  } else {
      location = location - 40
      Updating_Player_Bank(location, j)
  }


  if(location == 8 || location == 23 || location == 27) {
    location = Drawing_Chance(location)
    Updating_Player_Bank(location, j)

  }
  
  if(location == 3 || location == 18 || location == 34) {
    location = Drawing_Community_Chest(location)
    Updating_Player_Bank(location, j)

  }


  # first double roll -> roll again
  if (roll_double == TRUE) {
    dice_roll_3 <- sample(1:6, 1, replace = TRUE)
    dice_roll_4 <- sample(1:6, 1, replace = TRUE)
    
    roll_total2 <- sum(dice_roll_3, dice_roll_4)
    roll_double2 <- dice_roll_3 == dice_roll_4
    
    location = location + roll_total2
    double3 = "false"

    
    if (location <= 40) {
      location = location
      Updating_Player_Bank(location, j)
      
    } else {
      location = location - 40
      Updating_Player_Bank(location, j)
    }
    
    
    if(location == 8 || location == 23 || location == 27) {
    location = Drawing_Chance(location)
    Updating_Player_Bank(location, j)
    }
  
  if(location == 3 || location == 18 || location == 34) {
    location = Drawing_Community_Chest(location)
    Updating_Player_Bank(location, j)
    }

    
      # second double roll -> roll again
      if (roll_double2 == TRUE) {
        dice_roll_5 <- sample(1:6, 1, replace = TRUE)
        dice_roll_6 <- sample(1:6, 1, replace = TRUE)
    
        roll_total3 <- sum(dice_roll_5, dice_roll_6)
        roll_double3 <- dice_roll_5 == dice_roll_6
    
        location = location + roll_total3
        double3 = "false"
        
        if (location <= 40) {
          location = location
          Updating_Player_Bank(location, j)
        } else {
          location = location - 40
          Updating_Player_Bank(location, j)
        }
        
        if(location == 8 || location == 23 || location == 27) {
          location = Drawing_Chance(location)
          Updating_Player_Bank(location, j)
        }
  
        if(location == 3 || location == 18 || location == 34) {
          location = Drawing_Community_Chest(location)
          Updating_Player_Bank(location, j)
         
        }

        
        # third double roll -> go to jail
          if (roll_double3 == TRUE) {
            location = monopolyBoard$spaces[monopolyBoard$name == "Jail"]
            double3 = "true"
          }
      }
  }  
   
  location = location 
  
  listdata <- (list(location, double3))
  return(listdata)
  return(Updating_Player_Bank(location, j))
  
}

lets_move4(12)
lets_move4(Updating_Player_Bank())
## ---- chunk 19

lets_play4 = function(turns, players) {
  
  location_data <- as.data.frame(matrix(nrow = turns, ncol = players))
  double3data <- as.data.frame(matrix(nrow = turns, ncol = players))
  
    colnames(location_data) <- who_goes_first2(players)[[2]]
  
    location = 1
    location_data[1,] <- location
    double3 = 0
  
    for (i in 2:turns) {
      
        for (j in 1:players) {
          
        location = lets_move4(location_data[i-1,j])[[1]]
        location_data[i,j] <- as.integer(location)
        double3data[i,j] <- lets_move4(double3)[[2]]
        print(j)
        
      # deals with landing in jail from "go to jail" space and staying there for next 3 turns
      if (31 %in% location_data[i-1,j]) { # if you land on 31 (go to jail), next location is in jail (space 11)
        location <- 11
        location_data[i,j] <- as.integer(location)
      } else if (11 %in% location_data[i-1,j] & 31 %in% location_data[i-2,j]) {
        location <- 11
        location_data[i,j] <- as.integer(location)
      } else if (11 %in% location_data[i-2,j] & 31 %in% location_data[i-3,j]) {
        location <- 11
        location_data[i,j] <- as.integer(location)
      }
        
      # landing in jail from 3x double roll and staying there for next 3 turns
      if (11 %in% location_data[i,j] & "true" %in% double3data[i-1,j]) { # "true" means player double rolled 3x -> jail
        location <- 11
        location_data[i,j] <- as.integer(location)
      } else if (11 %in% location_data[i-1,j] & "true" %in% double3data[i-2,j]) { # 
        location <- 11
        location_data[i,j] <- as.integer(location)
      } else if (11 %in% location_data[i-2,j] & "true" %in% double3data[i-3,j]) {
        location <- 11
        location_data[i,j] <- as.integer(location)
      }
        
    }
    }
    
  print(location_data)
  print(double3data)
  print(The_Players)
    
  # creates density plot of frequency of landing on each space for each player
  plot(density(location_data[,1]), xlim = c(0,40), col = "black")
  plot(location_data[,1], xlim= c(0,40), col="black", type="h", xlab="Spaces", ylab="Frequency", main="Frequency of Landing on Each Space for Each Player")
  
  colors <- c("red", "blue", "green")
  
  for (k in 2:players) {
    lines(density(location_data[,k]), col = colors[k-1]) # adds a density line for each player after the first
  }
  
  # creates density plot for total frequency landing on each space (all players spaces included)
  all_spaces <- as.vector(as.matrix(location_data))
  plot(density(all_spaces), xlim = c(0,40), col = "black")

}

lets_play4(10, 4)
